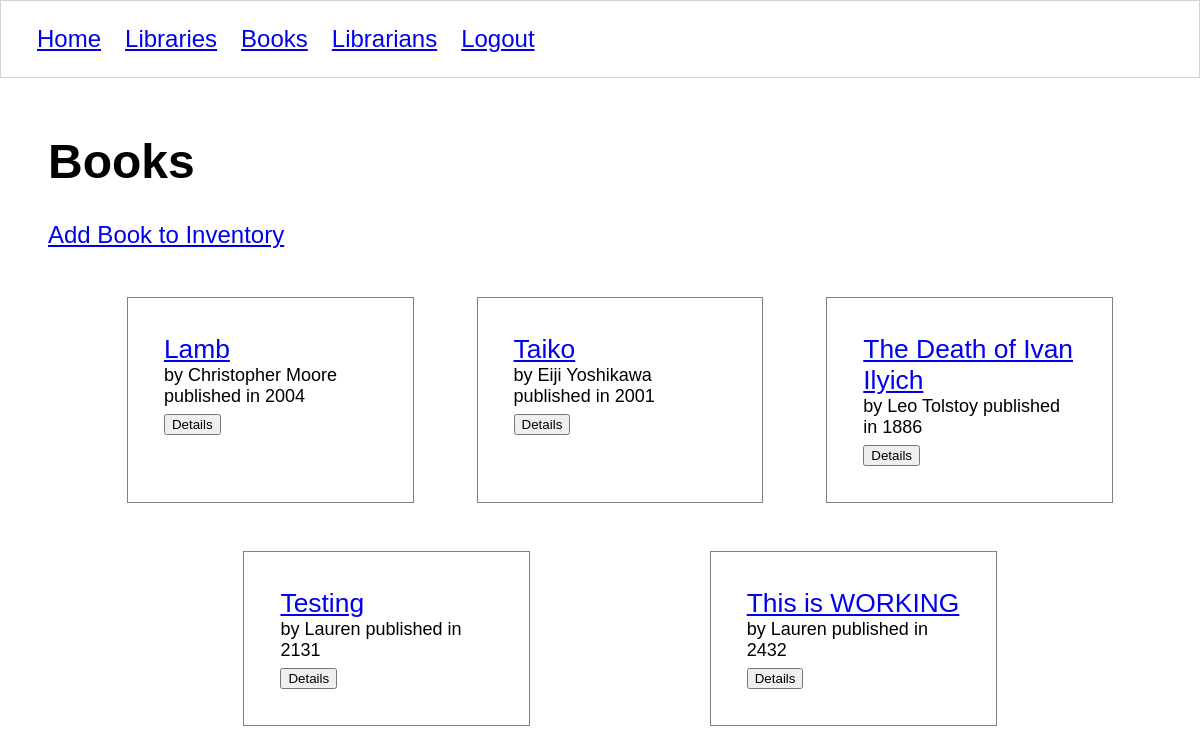
The app's page /books/ (signed in) with its own data.
### libraryapp/models/book.py (models this page shows, shortened)
class Book(models.Model):
    title = models.CharField(max_length = 50)
    ISBN = models.CharField(max_length=100)
    author = models.CharField(max_length=50)
    year_published = models.IntegerField()
    location = models.ForeignKey(Library, on_delete=models.CASCADE)
    librarian = models.ForeignKey(Librarian, on_delete=models.CASCADE)

### libraryapp/views/books/list.py (the view, shortened to what this page needs)
# urls.py: path('books/', book_list, name='books'),
@login_required
def book_list(request):
    if request.method == 'GET':
        with sqlite3.connect(Connection.db_path) as conn:
            conn.row_factory = model_factory(Book)
            db_cursor = conn.cursor()
            db_cursor.execute("""
            select
                b.id,
                b.title,
                b.ISBN,
                b.author,
                b.year_published,
                b.librarian_id,
                b.location_id
            from libraryapp_book b
            """)
            all_books = db_cursor.fetchall()
        template = 'books/list.html'
        context = {
            'all_books': all_books
        }
        return render(request, template, context)

### libraryapp/models/modelfactory.py (called while the page is built)
def model_factory(model_type):
    def create(cursor, row):
        instance = model_type()
        smart_row = sqlite3.Row(cursor, row)
        for col in smart_row.keys():
            setattr(instance, col, smart_row[col])
        return instance
    return create

### libraryapp/templates/books/list.html (shortened to what this page needs)
{% extends 'shared/base.html' %}
{% load static %}
{% block css %}
    <link rel="stylesheet" href="{% static 'styles/books.css' %}" />
{% endblock %}
{% block content %}
    <h1>Books</h1>
    <a href="{% url 'libraryapp:book_form' %}">Add Book to Inventory</a>
    <ol class="books">
    {% for book in all_books %}
        <li class="book">
            <a class="book__title" href="{% url 'libraryapp:book' book.id %}"> {{ book.title }}</a>
            <div class="book__description">
                by {{book.author}} published in {{book.year_published}}
            </div>
            <button id="detail--{{ book.id }}">Details</button>
        </li>
    {% endfor %}
    </ol>
{% endblock %}

### libraryapp/static/styles/base.css (style rules this page uses)
body { margin: 0; padding: 0; font-size: 1.5em; font-family: 'Gill Sans', 'Gill Sans MT', Calibri, 'Trebuchet MS', sans-serif; }

### libraryapp/static/styles/books.css (style rules this page uses)
.books { list-style: none; display: flex; flex-wrap: wrap; justify-content: space-evenly; }
.book { flex-basis: 20%; padding: 0 2em 0.5em 2em; border: 1px solid gray; margin: 1em; padding: 1.5em; }
.book__title { font-size: 1.1em; }
.book__description { font-size: 0.75em; }

### records on screen
Book: title "Lamb", author "Christopher Moore", year_published "2004"
Book: title "Taiko", author "Eiji Yoshikawa", year_published "2001"
Book: title "The Death of Ivan Ilyich", author "Leo Tolstoy", year_published "1886"
Book: title "Testing", author "Lauren", year_published "2131"
Book: title "This is WORKING", author "Lauren", year_published "2432"
